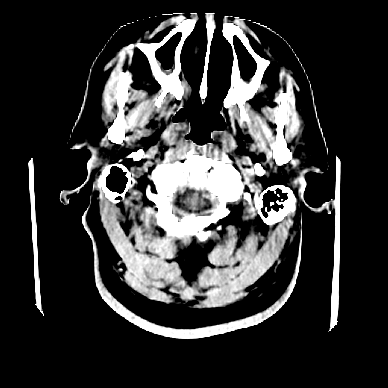
#> input picture data/t.bmp, 388 x 388 px
$ python canny.py
#> lines starting #> are read from the running program, lines starting #| are printed output that depends on the picture; after the words box and inside, x2 and y2 are one past the last pixel; in counts of white or black regions, pixels touching at a corner belong together
import cv2

img = cv2.imread("./data/t.bmp")
#> img is the input picture: shape (388, 388, 3); min 0, max 255, mean 52
gray = cv2.cvtColor(img, cv2.COLOR_RGB2GRAY)
kernel_size = 5
blur_gray = cv2.GaussianBlur(gray,(kernel_size, kernel_size), 1.4)
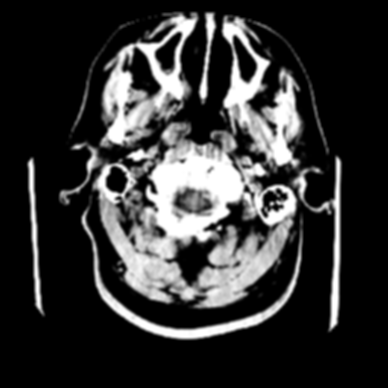
#> blur_gray: shape (388, 388); min 0, max 255, mean 52
cv2.imshow("blur_gray", blur_gray)
edges = cv2.Canny(blur_gray, 50, 64)
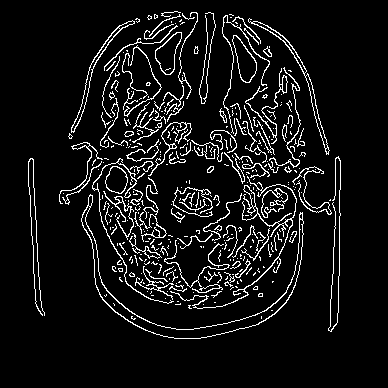
#> edges: shape (388, 388); 7.7% white in thin lines or dots, all inside (x1, y1, x2, y2) = (28, 11, 341, 339)
cv2.imshow("frame", edges)
cv2.waitKey(0)

$ run again, with data/nonMaximumSuppression.bmp copied over data/t.bmp
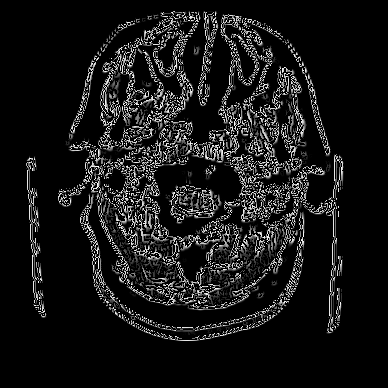
#> input picture data/nonMaximumSuppression.bmp, 388 x 388 px
#> img is the input picture: shape (388, 388, 3); min 0, max 255, mean 22.6
#> `blur_gray = cv2.GaussianBlur(gray,(kernel_size, kernel_size), 1.4)`:
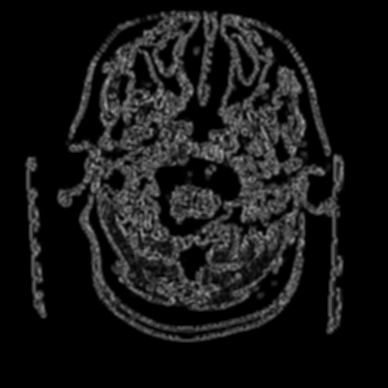
#> blur_gray: shape (388, 388); min 0, max 160, mean 22.6
#> `edges = cv2.Canny(blur_gray, 50, 64)`:
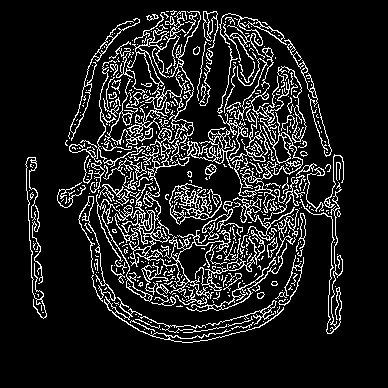
#> edges: shape (388, 388); 12.4% white in thin lines or dots, all inside (x1, y1, x2, y2) = (25, 10, 344, 343)
